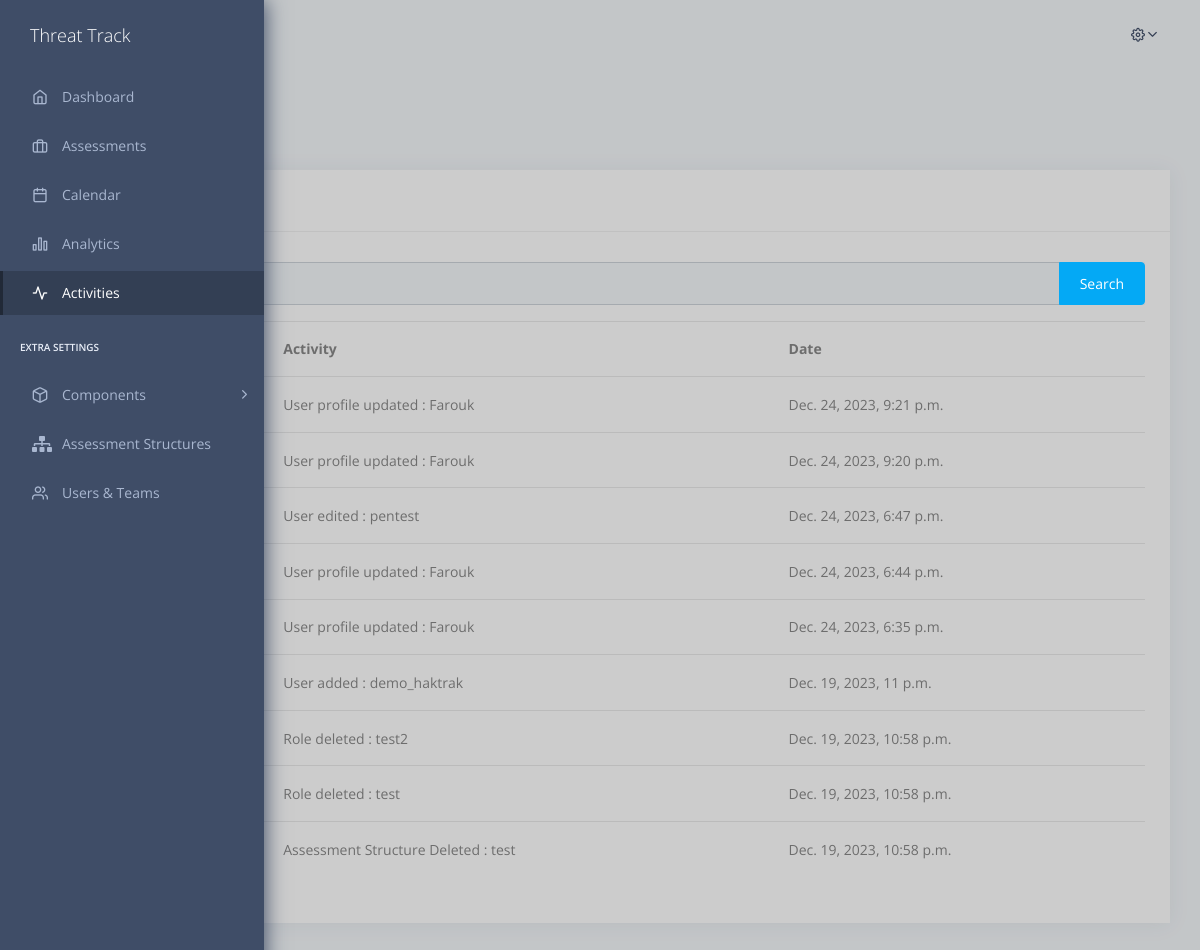
Screenshot of /activities/ (signed in) with the database file from the repository.
### activities/models.py (models this page shows, shortened)
class Activity(models.Model):
    user = models.ForeignKey(User, on_delete=models.CASCADE)
    event = models.CharField(max_length=100)
    date = models.DateTimeField(auto_now_add=True)

### Threat_Track/decorators.py (the view)
        @login_required
        def wrapped_view(request, *args, **kwargs):
            user_permissions = request.user.userprofile.role.permissions.values_list('name', flat=True)
            if not any(permission_name in user_permissions for permission_name in permission_names):
                raise PermissionDenied
            return view_func(request, *args, **kwargs)

### Threat_Track/context_processors.py (called while the page is built)
def active_side_bar(request):
    app = request.path.split("/")[1] # first word in the link
    header_pill = request.path.split("/")[-1] # last word in the link
    if app == 'home':
        try:
            app = request.path.split("/")[2]
        except:
            app = 'dashboard'
    return {"app" : app,
            "header_pill" : header_pill}

def user_permissions(request):
    if request.user.is_anonymous:
        return {"USER_PERMISSIONS": None}
    permissions = request.user.userprofile.role.permissions.values_list("name", flat=True)
    return {"USER_PERMISSIONS": permissions}

### activities/views.py (called while the page is built)
@has_permission_required('see_activities')
def activities(request):
    query = request.GET.get('q')
    if query:
        activities = Activity.objects.filter(
            Q(user__username__icontains=query) |
            Q(event__icontains=query) |
            Q(date__icontains=query)
        ).order_by('-date')
    else:
        activities = Activity.objects.all().order_by('-date')
    paginator = Paginator(activities, 10)  # Show 10 events per page
    activities_to_show = paginator.get_page(request.GET.get('page'))
    return render(request, 'activities/activities.html',{
        "activities": activities_to_show})

### templates/activities/activities.html (shortened to what this page needs)
{% extends "base.html" %}
{% load static %}
{% block content %}
    <section class="pcoded-main-container">
        <div class="pcoded-wrapper">
            <div class="pcoded-content">
                <div class="pcoded-inner-content">
                    <div class="page-header">
                        <div class="page-block">
                            <div class="row align-items-center">
                                <div class="col-md-12">
                                </div>
                            </div>
                        </div>
                    </div>
                    <div class="main-body">
                        <div class="page-wrapper">
                            <div class="row">
                                <div class="col-md-12">
                                    <div class="page-header-title">
                                        <h5 class="m-b-10">All Activities</h5>
                                    </div>
                                    <ul class="breadcrumb">
                                        <li class="breadcrumb-item"><a href="/home"></a></li>
                                        <li class="breadcrumb-item"><a href="javascript:">{{app|capfirst}}</a></li>
                                    </ul>
                                </div>
                                <div class="col-xl-12">
                                    <div class="card">
                                        <div class="card-header">
                                            <h5> Activities</h5>
                                        </div>
                                        {% if activities %}
                                        <div class="card-block table-border-style">
                                            <div class="table-responsive">
                                                <form method="GET" action="">
                                                    <div class="input-group mb-3">
                                                        <input type="text" name="q" class="form-control" placeholder="Search activities">
                                                        <div class="input-group-append">
                                                            <button class="btn btn-primary" type="submit">Search</button>
                                                        </div>
                                                    </div>
                                                </form>
                                                <table class="table table-hover">
                                                    <thead>
                                                        <tr>
                                                            <th>User</th>
                                                            <th>Activity</th>
                                                            <th>Date</th>
                                                        </tr>
                                                    </thead>
                                                    <tbody>
                                                        {% for activity in activities %}
                                                        <tr>
                                                            <td>{{ activity.user.username }}</td>
                                                            <td>{{ activity.event }}</td>
                                                            <td>{{ activity.date }}</td>
                                                        </tr>
                                                    {% endfor %}
                                                    </tbody>
                                                </table>
                                            </div>
                                        </div>
                                        {% else %}
                                        <div class="card-block table-border-style">
                                            <p> No Activities Created</p>
                                        </div>
                                        {% endif %}
                                    </div>
                                </div>
                            </div>
                        </div>
                    </div>
                </div>
            </div>
        </div>
    </section>
{% endblock content %}

### templates/base.html (shortened to what this page needs)
{% load static %}
<!DOCTYPE html>
<html lang="en">
<head>
    <link rel="stylesheet" href="{% static 'fonts/fontawesome/css/fontawesome-all.min.css' %}">
    <link rel="stylesheet" href="{% static 'plugins/animation/css/animate.min.css' %}">
    <link rel="stylesheet" href="{% static 'css/style.css' %}">
    <link rel="stylesheet" href="{% static 'css/dark.css' %}">
</head>
<body>
    {% include 'includes/sidebar.html' %}
    {% include 'includes/navigation.html' %}
    {% block content %}{% endblock content %}
</body>
</html>

### templates/includes/sidebar.html (shortened to what this page needs)
{% load static %}
<nav class="pcoded-navbar">
    <div class="navbar-wrapper">
        <div class="navbar-brand header-logo">
            <a href="/home/dashboard" class="b-brand">
                <span class="b-title">Threat Track</span>
            </a>
        </div>
        <div class="navbar-content scroll-div">
            <ul class="nav pcoded-inner-navbar">
                {% if 'see_dashboard' in USER_PERMISSIONS %}
                <li data-username="dashboard Default Ecommerce CRM Analytics Crypto Project"
                    class="nav-item {% if app == 'dashboard' or app == '' %} active {% endif %}">
                    <a href="/home/dashboard" class="nav-link "><span class="pcoded-micon"><i class="feather icon-home"></i></span><span
                            class="pcoded-mtext">Dashboard</span></a>
                </li>
                {% endif %}
                <li data-username="dashboard Default Ecommerce CRM Analytics Crypto Project"
                class="nav-item {% if app == 'assessments' %} active {% endif %}">
                <a href="{% url 'assessments' %}" class="nav-link "><span class="pcoded-micon"><i class="feather icon-briefcase"></i></span><span
                        class="pcoded-mtext">Assessments</span></a>
                </li>
                {% if 'see_calendar' in USER_PERMISSIONS %}
                <li data-username="dashboard Default Ecommerce CRM Analytics Crypto Project"
                class="nav-item {% if app == 'calendar' %} active {% endif %}">
                <a href="{% url 'calendar' %}" class="nav-link "><span class="pcoded-micon"><i class="feather icon-calendar"></i></span><span
                        class="pcoded-mtext">Calendar</span></a>
                </li>
                {% endif %}
                {% if 'see_analytics' in USER_PERMISSIONS %}
                <li data-username="dashboard Default Ecommerce CRM Analytics Crypto Project"
                class="nav-item {% if app == 'analytics' %} active {% endif %}">
                <a href="{% url 'analytics_assessments' %}" class="nav-link "><span class="pcoded-micon"><i class="feather icon-bar-chart-2"></i></span><span
                        class="pcoded-mtext">Analytics</span></a>
                </li>
                {% endif %}
                {% if 'see_activities' in USER_PERMISSIONS %}
                <li data-username="dashboard Default Ecommerce CRM Analytics Crypto Project"
                class="nav-item {% if app == 'activities' %} active {% endif %}">
                <a href="{% url 'activities' %}" class="nav-link "><span class="pcoded-micon"><i class="feather icon-activity"></i></span><span
                        class="pcoded-mtext">Activities</span></a>
                </li>
                {%endif%}
                {% if 'r_clients' in USER_PERMISSIONS or 'r_templates' in USER_PERMISSIONS or 'r_vulnerabilities' in USER_PERMISSIONS or 'r_assessment_structure' in USER_PERMISSIONS or  'r_users' in USER_PERMISSIONS%}
                <li class="nav-item pcoded-menu-caption">
                    <label>Extra settings</label>
                </li>
                {% endif %}
                {% if 'r_clients' in USER_PERMISSIONS or 'r_templates' in USER_PERMISSIONS or 'r_vulnerabilities' in USER_PERMISSIONS %}
                <li data-username="basic components Button Alert Badges breadcrumb Paggination progress Tooltip popovers Carousel Cards Collapse Tabs pills Modal Grid System Typography Extra Shadows Embeds"
                    class="nav-item pcoded-hasmenu {% if app == 'components' %} active {% endif %}">
                    <a href="javascript:" class="nav-link "><span class="pcoded-micon"><i class="feather icon-box"></i></span><span
                            class="pcoded-mtext">Components</span></a>
                </li>
                {% endif %}
                {% if 'r_assessment_structure' in USER_PERMISSIONS %}
                <li data-username="dashboard Default Ecommerce CRM Analytics Crypto Project"
                class="nav-item {% if app == 'assessment_structures' %} active {% endif %}">
                <a href="{% url 'assessment_structures' %}" class="nav-link "><span class="pcoded-micon"><i class="fas fa-sitemap"></i></span><span
                        class="pcoded-mtext">Assessment Structures</span></a>
                </li>
                {%endif%}
                {% if 'r_users' in USER_PERMISSIONS %}
                <li data-username="dashboard Default Ecommerce CRM Analytics Crypto Project"
                class="nav-item {% if app == 'users' %} active {% endif %}">
                <a href="{% url 'users_all' %}" class="nav-link "><span class="pcoded-micon"><i class="feather icon-users"></i></span><span
                        class="pcoded-mtext">Users & Teams</span></a>
                </li>
                {%endif%}
            </ul>
        </div>
    </div>
</nav>

### templates/includes/navigation.html (shortened to what this page needs)
{% load static %}
<header class="navbar pcoded-header navbar-expand-lg navbar-light">
    <ul class="navbar-nav ml-auto" id="mobile-nav">
        <li>
            <div class="dropdown drp-user">
                <a href="javascript:" class="dropdown-toggle" data-toggle="dropdown">
                    <i class="icon feather icon-settings"></i>
                </a>
            </div>
        </li>
    </ul>
</header>

### templates/includes/scripts.html (shortened to what this page needs)
{% load static %}

### rows the page displays
Activity: event "User profile updated : Farouk", date "Dec. 24, 2023, 9:21 p.m."
Activity: event "User profile updated : Farouk", date "Dec. 24, 2023, 9:20 p.m."
Activity: event "User edited : pentest", date "Dec. 24, 2023, 6:47 p.m."
Activity: event "User profile updated : Farouk", date "Dec. 24, 2023, 6:44 p.m."
Activity: event "User profile updated : Farouk", date "Dec. 24, 2023, 6:35 p.m."
Activity: event "User added : demo_haktrak", date "Dec. 19, 2023, 11 p.m."
Activity: event "Role deleted : test2", date "Dec. 19, 2023, 10:58 p.m."
Activity: event "Role deleted : test", date "Dec. 19, 2023, 10:58 p.m."
Activity: event "Assessment Structure Deleted : test", date "Dec. 19, 2023, 10:58 p.m."
